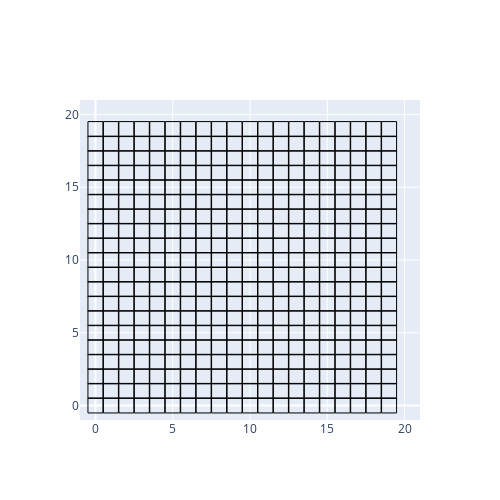

The code cell stored with this chart in its notebook:
### Code cell
fig = go.Figure(layout_yaxis_range=[-1, N+1], layout_xaxis_range=[-1, N+1])
fig['layout'].update(width=500, height=500, autosize=False)

x, y = zip(*product(range(20), repeat=2))
fig.add_trace(
    go.Scatter(
        x=x, 
        y=y,
        mode="markers",
        marker=dict(symbol="square-open", size=15),
        line=dict(width=1,color='black')
    )
)
fig.show()

### Figure 1 — Plotly figure (JSON) as saved in the notebook; plotly's stock layout.template omitted (floating-point values rounded to 4 significant figures; data arrays with more than 128 entries replaced by an {"elided": "..."} marker saying what was removed)
{"data": [{"line": {"color": "black", "width": 1}, "marker": {"size": 15, "symbol": "square-open"}, "mode": "markers", "type": "scatter", "x": {"elided": "400 int values"}, "y": {"elided": "400 int values"}}], "layout": {"autosize": false, "height": 500, "width": 500, "xaxis": {"range": [-1, 21], "type": "linear"}, "yaxis": {"range": [-1, 21], "type": "linear"}}}
